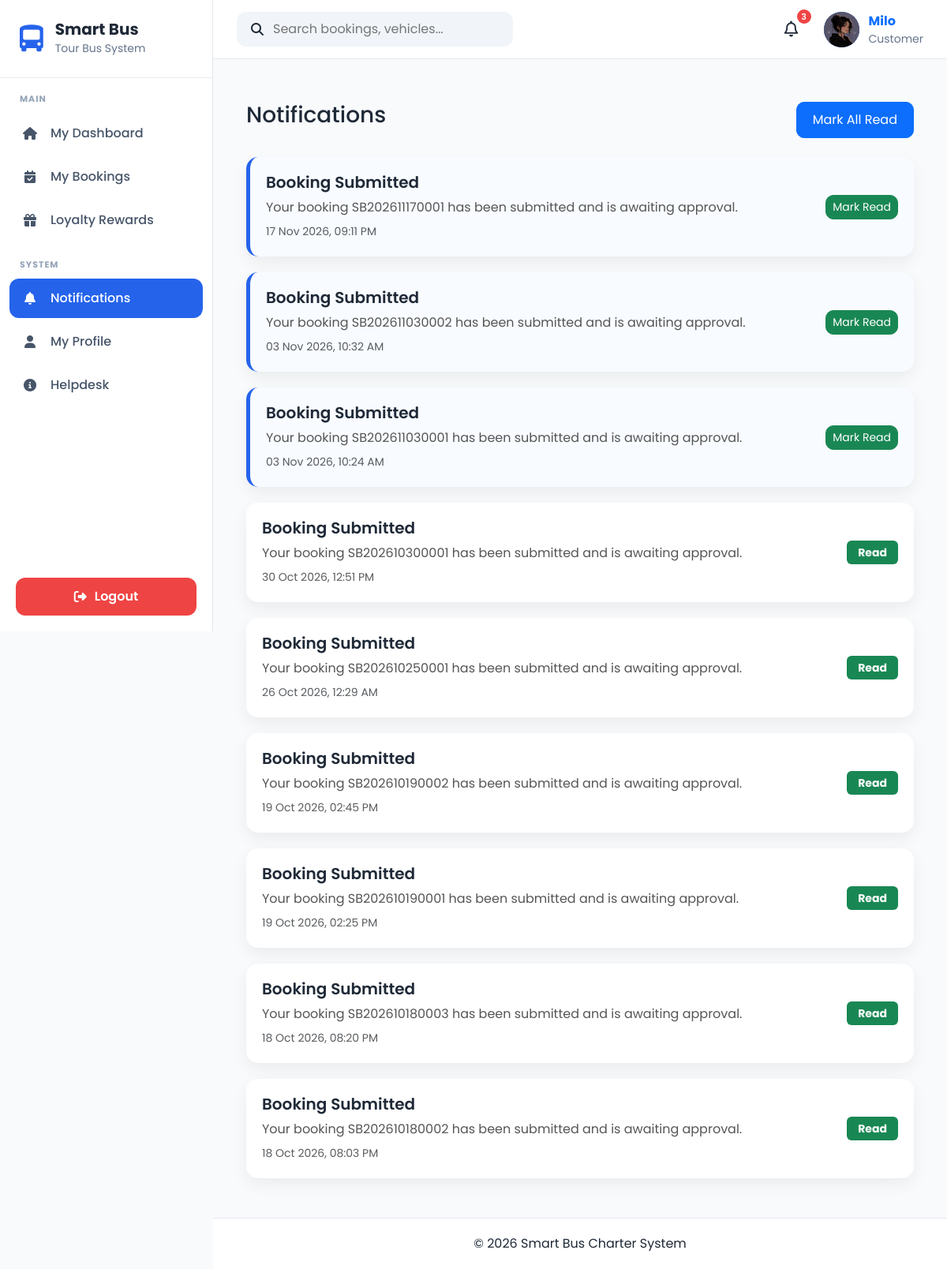
Screenshot of /notifications/ (signed in) with the database file from the repository.
### apps/accounts/models.py (models this page shows, shortened)
class UserProfile(models.Model):
    OWNER = "Owner"
    ADMIN = "Admin"
    DRIVER = "Driver"
    CUSTOMER = "Customer"
    ROLE_CHOICES = [
        (OWNER, "Owner"),
        (ADMIN, "Admin"),
        (DRIVER, "Driver"),
        (CUSTOMER, "Customer"),
    ]
    GENDER_CHOICES = [
        ("Male", "Male"),
        ("Female", "Female"),
        ("Other", "Other"),
    ]
    user = models.OneToOneField(
        User,
        on_delete=models.CASCADE,
        related_name="profile"
    )
    role = models.CharField(
        max_length=20,
        choices=ROLE_CHOICES,
        default=CUSTOMER
    )
    phone = models.CharField(
        max_length=20,
        blank=True
    )
    address = models.TextField(
        blank=True
    )
    city = models.CharField(
        max_length=100,
        blank=True
    )
    state = models.CharField(
        max_length=100,
        blank=True
    )
    postcode = models.CharField(
        max_length=20,
        blank=True
    )
    country = models.CharField(
        max_length=100,
        default="Malaysia"
    )
    gender = models.CharField(
        max_length=10,
        choices=GENDER_CHOICES,
        blank=True
    )
    profile_picture = models.ImageField(
        upload_to="profile_pictures/",
        blank=True,
        null=True
    )
    must_change_password = models.BooleanField(default=False)
    created_at = models.DateTimeField(
        auto_now_add=True
    )
    updated_at = models.DateTimeField(
        auto_now=True
    )

### apps/notifications/models.py (models this page shows, shortened)
class NotificationRecipient(models.Model):
    notification = models.ForeignKey(
        Notification,
        on_delete=models.CASCADE,
        related_name="recipients"
    )
    user = models.ForeignKey(
        User,
        on_delete=models.CASCADE,
        related_name="notification_recipients"
    )
    is_read = models.BooleanField(
        default=False
    )
    read_at = models.DateTimeField(
        blank=True,
        null=True
    )
    class Meta:
        unique_together = ("notification", "user")

class Notification(models.Model):
    INFO = "info"
    SUCCESS = "success"
    WARNING = "warning"
    DANGER = "danger"
    TYPE_CHOICES = [
        (INFO, "Info"),
        (SUCCESS, "Success"),
        (WARNING, "Warning"),
        (DANGER, "Danger"),
    ]
    BOOKING = "booking"
    VEHICLE = "vehicle"
    CUSTOMER = "customer"
    DRIVER = "driver"
    PAYMENT = "payment"
    FUEL = "fuel"
    MAINTENANCE = "maintenance"
    AI = "ai"
    SYSTEM = "system"
    CATEGORY_CHOICES = [
        (BOOKING, "Booking"),
        (VEHICLE, "Vehicle"),
        (CUSTOMER, "Customer"),
        (DRIVER, "Driver"),
        (PAYMENT, "Payment"),
        (FUEL, "Fuel"),
        (MAINTENANCE, "Maintenance"),
        (AI, "AI Prediction"),
        (SYSTEM, "System"),
    ]
    title = models.CharField(
        max_length=200
    )
    message = models.TextField()
    category = models.CharField(
        max_length=30,
        choices=CATEGORY_CHOICES,
        default=SYSTEM
    )
    notification_type = models.CharField(
        max_length=20,
        choices=TYPE_CHOICES,
        default=INFO
    )
    link = models.CharField(
        max_length=300,
        blank=True
    )
    created_at = models.DateTimeField(
        auto_now_add=True
    )
    class Meta:
        ordering = ["-created_at"]

### apps/notifications/views.py (the view)
@login_required
def notification_list(request):
    notifications = (
        NotificationRecipient.objects
        .filter(user=request.user)
        .select_related("notification")
        .order_by("-notification__created_at")
    )
    return render(
        request,
        "notifications/notification_list.html",
        {
            "notifications": notifications
        }
    )

### apps/accounts/context_processors.py (called while the page is built)
def user_role(request):
    role = None
    if request.user.is_authenticated:
        try:
            role = request.user.profile.role
        except Exception:
            role = None
    return {
        "user_role": role
    }

### apps/notifications/context_processors.py (called while the page is built)
def notification_context(request):
    if not request.user.is_authenticated:
        return {}
    notifications = (
        NotificationRecipient.objects
        .filter(user=request.user)
        .select_related("notification")
        .order_by("-notification__created_at")[:5]
    )
    unread_count = (
        NotificationRecipient.objects
        .filter(
            user=request.user,
            is_read=False
        )
        .count()
    )
    return {
        "navbar_notifications": notifications,
        "unread_notifications": unread_count,
    }

### templates/notifications/notification_list.html (shortened to what this page needs)
{% extends "layouts/base.html" %}
{% load static %}
{% block extra_css %}
<link rel="stylesheet" href="{% static 'css/notifications.css' %}">
{% endblock %}
{% block content %}
<div class="container mt-4">
    <div class="d-flex justify-content-between mb-4">
        <h3>
            Notifications
        </h3>
        <a
            href="{% url 'notifications:read_all' %}"
            class="btn btn-primary"
        >
            Mark All Read
        </a>
    </div>
{% for item in notifications %}
<div class="notification-card {% if not item.is_read %}unread{% endif %}">
    <div class="notification-content">
        <h5>{{ item.notification.title }}</h5>
        <p>{{ item.notification.message }}</p>
        <small class="text-muted">
            {{ item.notification.created_at|date:"d M Y, h:i A" }}
        </small>
    </div>
    <div class="notification-actions">
        {% if not item.is_read %}
            <a href="{% url 'notifications:read' item.pk %}"
               class="btn btn-success btn-sm">
                Mark Read
            </a>
        {% else %}
            <span class="badge bg-success">
                Read
            </span>
        {% endif %}
    </div>
</div>
{% empty %}
<div class="alert alert-info">
    No notifications available.
</div>
{% endfor %}
</div>
{% endblock %}

### templates/components/navbar.html (shortened to what this page needs)
{% load static %}
<nav class="navbar-custom">
    <div class="navbar-left">
        <div class="search-box">
            <i class="fa-solid fa-magnifying-glass"></i>
            <input
                type="text"
                placeholder="Search bookings, vehicles..."
            >
        </div>
    </div>
    <div class="navbar-right">
            <div class="notification-icon">
                <button
                    class="notification-btn"
                    id = "notificationBtn">
                    <i class="fa-regular fa-bell"></i>
                    <span
                        class="notification-count"
                        id="notificationCount"
                         {% if unread_notifications == 0 %}style="display:none;"{% endif %}>
                        {{ unread_notifications }}
                    </span>
                </button>
            </div>
        <a href="{% url 'accounts:profile' %}" class="profile-link">
            <div class="profile-menu">
                {% if request.user.profile.profile_picture %}
                    <img
                        src="{{ request.user.profile.profile_picture.url }}"
                        alt="Profile Picture"
                        class="profile-avatar profile-image"
                    >
                {% else %}
                    <div class="profile-avatar">
                        {{ request.user.username|first|upper }}
                    </div>
                {% endif %}
                <div class="profile-info">
                    <strong>{{ request.user.username }}</strong>
                    <small>
                        {{ request.user.profile.role|default:"User" }}
                    </small>
                </div>
            </div>
        </a>
    </div>
</nav>

### static/css/base.css (style rules this page uses)
* { margin:0; padding:0; box-sizing:border-box; font-family:'Poppins',sans-serif; }
body { background:#F8FAFC; color:#1F2937; overflow-x:hidden; }
a { text-decoration:none; }

### static/css/layout.css (style rules this page uses)
.navbar-custom { height:75px; background:#ffffff; display:flex; justify-content:space-between; align-items:center; padding:0 30px; border-bottom:1px solid #E5E7EB; }
.navbar-left { display:flex; align-items:center; gap:20px; }
.search-box { display:flex; align-items:center; gap:12px; background:#F1F5F9; padding:10px 18px; border-radius:12px; width:350px; }
.search-box input { border:none; background:none; width:100%; outline:none; }
.navbar-right { display:flex; align-items:center; gap:20px; }
.notification-btn { position:relative; width:42px; height:42px; border:none; border-radius:50%; background:#fff; display:flex; justify-content:center; align-items:center; cursor:pointer; z-index:2000; }
.notification-icon { position:relative; z-index:2000; }
.notification-count { position:absolute; top:-4px; right:-4px; width:18px; height:18px; border-radius:50%; background:#ef4444; color:#fff; font-size:11px; font-weight:600; display:flex; justify-content:center; align-items:center; }
.profile-menu { display:flex; align-items:center; gap:12px; }
.profile-avatar { width:45px; height:45px; background:#2563EB; color:white; border-radius:50%; display:flex; justify-content:center; align-items:center; font-weight:700; }
.profile-info { display:flex; flex-direction:column; }
.profile-info small { color:#64748B; }

### static/css/components.css (style rules this page uses)
.notification-btn i { font-size:20px; color:#1f2937; }

### static/css/crud.css (style rules this page uses)
.btn { border-radius:10px; }
.badge { font-size:.9rem; }

### static/css/notifications.css (style rules this page uses)
.notification-card { background:#fff; border-radius:15px; padding:20px; margin-bottom:20px; display:flex; justify-content:space-between; align-items:center; box-shadow:0 8px 20px rgba(0,0,0,.06); transition:.3s; }
.notification-card.unread { border-left:5px solid #2563EB; background:#F8FBFF; }
.notification-content h5 { margin-bottom:8px; font-weight:600; }
.notification-content p { margin-bottom:6px; color:#555; }
.notification-actions { display:flex; align-items:center; }

### static/css/profile.css (style rules this page uses)
.badge { padding:8px 14px; font-size:14px; }
.btn-primary { border-radius:10px; padding:10px 20px; }

### rows the page displays
NotificationRecipient: notification "Booking Submitted", notification.message "Your booking SB202611170001 has been submitted and is awaiting approval.", notification.created_at "17 Nov 2026, 09:11 PM", is_read "Mark Read"
NotificationRecipient: notification "Booking Submitted", notification.message "Your booking SB202611030002 has been submitted and is awaiting approval.", notification.created_at "03 Nov 2026, 10:32 AM", is_read "Mark Read"
NotificationRecipient: notification "Booking Submitted", notification.message "Your booking SB202611030001 has been submitted and is awaiting approval.", notification.created_at "03 Nov 2026, 10:24 AM", is_read "Mark Read"
NotificationRecipient: notification "Booking Submitted", notification.message "Your booking SB202610300001 has been submitted and is awaiting approval.", notification.created_at "30 Oct 2026, 12:51 PM", is_read "Read"
NotificationRecipient: notification "Booking Submitted", notification.message "Your booking SB202610250001 has been submitted and is awaiting approval.", notification.created_at "26 Oct 2026, 12:29 AM", is_read "Read"
NotificationRecipient: notification "Booking Submitted", notification.message "Your booking SB202610190002 has been submitted and is awaiting approval.", notification.created_at "19 Oct 2026, 02:45 PM", is_read "Read"
NotificationRecipient: notification "Booking Submitted", notification.message "Your booking SB202610190001 has been submitted and is awaiting approval.", notification.created_at "19 Oct 2026, 02:25 PM", is_read "Read"
NotificationRecipient: notification "Booking Submitted", notification.message "Your booking SB202610180003 has been submitted and is awaiting approval.", notification.created_at "18 Oct 2026, 08:20 PM", is_read "Read"
NotificationRecipient: notification "Booking Submitted", notification.message "Your booking SB202610180002 has been submitted and is awaiting approval.", notification.created_at "18 Oct 2026, 08:03 PM", is_read "Read"

### other values shown
{{ unread_notifications }} "3"
{{ request.user.username }} "Milo"
{{ request.user.profile.role|default:"User" }} "Customer"
